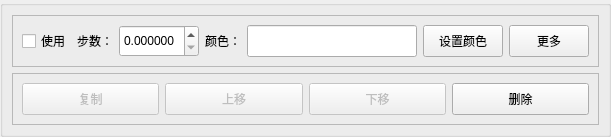
<?xml version="1.0" encoding="UTF-8"?>
<ui version="4.0">
 <class>GradientColorItemFrame</class>
 <widget class="QFrame" name="GradientColorItemFrame">
  <property name="geometry">
   <rect>
    <x>0</x>
    <y>0</y>
    <width>611</width>
    <height>132</height>
   </rect>
  </property>
  <property name="windowTitle">
   <string>Frame</string>
  </property>
  <layout class="QVBoxLayout" name="verticalLayout">
   <property name="spacing">
    <number>0</number>
   </property>
   <property name="leftMargin">
    <number>0</number>
   </property>
   <property name="topMargin">
    <number>0</number>
   </property>
   <property name="rightMargin">
    <number>0</number>
   </property>
   <property name="bottomMargin">
    <number>0</number>
   </property>
   <item>
    <widget class="QGroupBox" name="groupBox">
     <property name="title">
      <string/>
     </property>
     <layout class="QVBoxLayout" name="verticalLayout_2">
      <item>
       <widget class="QFrame" name="frame">
        <property name="frameShape">
         <enum>QFrame::StyledPanel</enum>
        </property>
        <property name="frameShadow">
         <enum>QFrame::Raised</enum>
        </property>
        <layout class="QHBoxLayout" name="horizontalLayout_3">
         <item>
          <widget class="QCheckBox" name="checkBox_isUsed">
           <property name="minimumSize">
            <size>
             <width>0</width>
             <height>32</height>
            </size>
           </property>
           <property name="maximumSize">
            <size>
             <width>16777215</width>
             <height>32</height>
            </size>
           </property>
           <property name="text">
            <string>使用</string>
           </property>
          </widget>
         </item>
         <item>
          <layout class="QHBoxLayout" name="horizontalLayout_2">
           <item>
            <widget class="QLabel" name="label">
             <property name="sizePolicy">
              <sizepolicy hsizetype="Fixed" vsizetype="Preferred">
               <horstretch>0</horstretch>
               <verstretch>0</verstretch>
              </sizepolicy>
             </property>
             <property name="minimumSize">
              <size>
               <width>0</width>
               <height>32</height>
              </size>
             </property>
             <property name="maximumSize">
              <size>
               <width>16777215</width>
               <height>32</height>
              </size>
             </property>
             <property name="text">
              <string>步数：</string>
             </property>
            </widget>
           </item>
           <item>
            <widget class="QDoubleSpinBox" name="doubleSpinBox_step">
             <property name="minimumSize">
              <size>
               <width>80</width>
               <height>32</height>
              </size>
             </property>
             <property name="maximumSize">
              <size>
               <width>16777215</width>
               <height>32</height>
              </size>
             </property>
             <property name="decimals">
              <number>6</number>
             </property>
             <property name="maximum">
              <double>1.000000000000000</double>
             </property>
             <property name="singleStep">
              <double>0.001000000000000</double>
             </property>
            </widget>
           </item>
          </layout>
         </item>
         <item>
          <layout class="QHBoxLayout" name="horizontalLayout">
           <item>
            <widget class="QLabel" name="label_2">
             <property name="sizePolicy">
              <sizepolicy hsizetype="Fixed" vsizetype="Preferred">
               <horstretch>0</horstretch>
               <verstretch>0</verstretch>
              </sizepolicy>
             </property>
             <property name="minimumSize">
              <size>
               <width>0</width>
               <height>32</height>
              </size>
             </property>
             <property name="maximumSize">
              <size>
               <width>16777215</width>
               <height>32</height>
              </size>
             </property>
             <property name="text">
              <string>颜色：</string>
             </property>
            </widget>
           </item>
           <item>
            <widget class="QLineEdit" name="lineEdit_color">
             <property name="minimumSize">
              <size>
               <width>80</width>
               <height>32</height>
              </size>
             </property>
             <property name="maximumSize">
              <size>
               <width>16777215</width>
               <height>32</height>
              </size>
             </property>
            </widget>
           </item>
          </layout>
         </item>
         <item>
          <widget class="QPushButton" name="pushButton_color">
           <property name="minimumSize">
            <size>
             <width>0</width>
             <height>32</height>
            </size>
           </property>
           <property name="maximumSize">
            <size>
             <width>16777215</width>
             <height>32</height>
            </size>
           </property>
           <property name="text">
            <string>设置颜色</string>
           </property>
          </widget>
         </item>
         <item>
          <widget class="QPushButton" name="pushButton_more">
           <property name="minimumSize">
            <size>
             <width>0</width>
             <height>32</height>
            </size>
           </property>
           <property name="text">
            <string>更多</string>
           </property>
           <property name="checkable">
            <bool>true</bool>
           </property>
          </widget>
         </item>
        </layout>
       </widget>
      </item>
      <item>
       <widget class="QFrame" name="frame_2">
        <property name="frameShape">
         <enum>QFrame::StyledPanel</enum>
        </property>
        <property name="frameShadow">
         <enum>QFrame::Raised</enum>
        </property>
        <layout class="QHBoxLayout" name="horizontalLayout_4">
         <item>
          <widget class="QPushButton" name="pushButton_copy">
           <property name="enabled">
            <bool>false</bool>
           </property>
           <property name="minimumSize">
            <size>
             <width>0</width>
             <height>32</height>
            </size>
           </property>
           <property name="maximumSize">
            <size>
             <width>16777215</width>
             <height>32</height>
            </size>
           </property>
           <property name="text">
            <string>复制</string>
           </property>
          </widget>
         </item>
         <item>
          <widget class="QPushButton" name="pushButton">
           <property name="enabled">
            <bool>false</bool>
           </property>
           <property name="minimumSize">
            <size>
             <width>0</width>
             <height>32</height>
            </size>
           </property>
           <property name="text">
            <string>上移</string>
           </property>
          </widget>
         </item>
         <item>
          <widget class="QPushButton" name="pushButton_2">
           <property name="enabled">
            <bool>false</bool>
           </property>
           <property name="minimumSize">
            <size>
             <width>0</width>
             <height>32</height>
            </size>
           </property>
           <property name="text">
            <string>下移</string>
           </property>
          </widget>
         </item>
         <item>
          <widget class="QPushButton" name="pushButton_del">
           <property name="minimumSize">
            <size>
             <width>0</width>
             <height>32</height>
            </size>
           </property>
           <property name="maximumSize">
            <size>
             <width>16777215</width>
             <height>32</height>
            </size>
           </property>
           <property name="text">
            <string>删除</string>
           </property>
          </widget>
         </item>
        </layout>
       </widget>
      </item>
     </layout>
    </widget>
   </item>
  </layout>
 </widget>
 <resources/>
 <connections/>
</ui>
